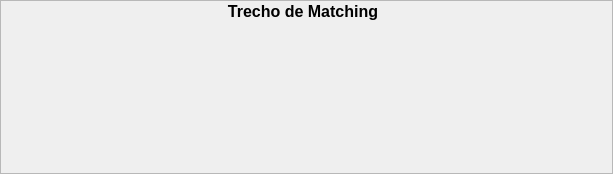
              <widget class="QFrame" name="frame_8">
               <property name="sizePolicy">
                <sizepolicy hsizetype="Fixed" vsizetype="Preferred">
                 <horstretch>0</horstretch>
                 <verstretch>0</verstretch>
                </sizepolicy>
               </property>
               <property name="minimumSize">
                <size>
                 <width>610</width>
                 <height>170</height>
                </size>
               </property>
               <property name="frameShape">
                <enum>QFrame::StyledPanel</enum>
               </property>
               <property name="frameShadow">
                <enum>QFrame::Raised</enum>
               </property>
               <widget class="PyDMDrawingRectangle" name="SRM2_ChBG">
                <property name="geometry">
                 <rect>
                  <x>78</x>
                  <y>58</y>
                  <width>20</width>
                  <height>15</height>
                 </rect>
                </property>
                <property name="minimumSize">
                 <size>
                  <width>20</width>
                  <height>15</height>
                 </size>
                </property>
                <property name="toolTip">
                 <string/>
                </property>
                <property name="brush" stdset="0">
                 <brush brushstyle="SolidPattern">
                  <color alpha="255">
                   <red>0</red>
                   <green>255</green>
                   <blue>0</blue>
                  </color>
                 </brush>
                </property>
               </widget>
               <widget class="QLabel" name="label_46">
                <property name="geometry">
                 <rect>
                  <x>2</x>
                  <y>2</y>
                  <width>602</width>
                  <height>19</height>
                 </rect>
                </property>
                <property name="text">
                 <string>&lt;html&gt;&lt;head/&gt;&lt;body&gt;&lt;p align=&quot;center&quot;&gt;&lt;span style=&quot; font-size:12pt; font-weight:600;&quot;&gt;Trecho de Matching&lt;/span&gt;&lt;/p&gt;&lt;/body&gt;&lt;/html&gt;</string>
                </property>
               </widget>
               <widget class="PyDMDrawingRectangle" name="PyDMDrawingRectangle_43">
                <property name="geometry">
                 <rect>
                  <x>488</x>
                  <y>26</y>
                  <width>20</width>
                  <height>15</height>
                 </rect>
                </property>
                <property name="minimumSize">
                 <size>
                  <width>20</width>
                  <height>15</height>
                 </size>
                </property>
                <property name="toolTip">
                 <string/>
                </property>
                <property name="brush" stdset="0">
                 <brush brushstyle="SolidPattern">
                  <color alpha="255">
                   <red>130</red>
                   <green>130</green>
                   <blue>130</blue>
                  </color>
                 </brush>
                </property>
               </widget>
               <widget class="QLabel" name="SR_Pic1">
                <property name="geometry">
                 <rect>
                  <x>2</x>
                  <y>27</y>
                  <width>602</width>
                  <height>138</height>
                 </rect>
                </property>
                <property name="text">
                 <string/>
                </property>
                <property name="pixmap">
                 <pixmap>../../../.designer/images/SR/SR_pic1.png</pixmap>
                </property>
                <property name="scaledContents">
                 <bool>true</bool>
                </property>
               </widget>
               <widget class="PyDMDrawingRectangle" name="SRM2_ChMD">
                <property name="geometry">
                 <rect>
                  <x>186</x>
                  <y>50</y>
                  <width>20</width>
                  <height>15</height>
                 </rect>
                </property>
                <property name="minimumSize">
                 <size>
                  <width>20</width>
                  <height>15</height>
                 </size>
                </property>
                <property name="toolTip">
                 <string/>
                </property>
                <property name="brush" stdset="0">
                 <brush brushstyle="SolidPattern">
                  <color alpha="255">
                   <red>0</red>
                   <green>255</green>
                   <blue>0</blue>
                  </color>
                 </brush>
                </property>
               </widget>
               <widget class="PyDMDrawingRectangle" name="PyDMDrawingRectangle_45">
                <property name="geometry">
                 <rect>
                  <x>376</x>
                  <y>36</y>
                  <width>20</width>
                  <height>15</height>
                 </rect>
                </property>
                <property name="minimumSize">
                 <size>
                  <width>20</width>
                  <height>15</height>
                 </size>
                </property>
                <property name="toolTip">
                 <string/>
                </property>
                <property name="brush" stdset="0">
                 <brush brushstyle="SolidPattern">
                  <color alpha="255">
                   <red>130</red>
                   <green>130</green>
                   <blue>130</blue>
                  </color>
                 </brush>
                </property>
               </widget>
               <widget class="PyDMDrawingRectangle" name="SR_MBTemp13">
                <property name="geometry">
                 <rect>
                  <x>268</x>
                  <y>124</y>
                  <width>40</width>
                  <height>18</height>
                 </rect>
                </property>
                <property name="minimumSize">
                 <size>
                  <width>20</width>
                  <height>15</height>
                 </size>
                </property>
                <property name="toolTip">
                 <string/>
                </property>
                <property name="brush" stdset="0">
                 <brush brushstyle="SolidPattern">
                  <color alpha="255">
                   <red>0</red>
                   <green>0</green>
                   <blue>255</blue>
                  </color>
                 </brush>
                </property>
               </widget>
               <zorder>label_46</zorder>
               <zorder>SR_Pic1</zorder>
               <zorder>SRM2_ChMD</zorder>
               <zorder>PyDMDrawingRectangle_45</zorder>
               <zorder>SR_MBTemp13</zorder>
               <zorder>PyDMDrawingRectangle_43</zorder>
               <zorder>SRM2_ChBG</zorder>
              </widget>
